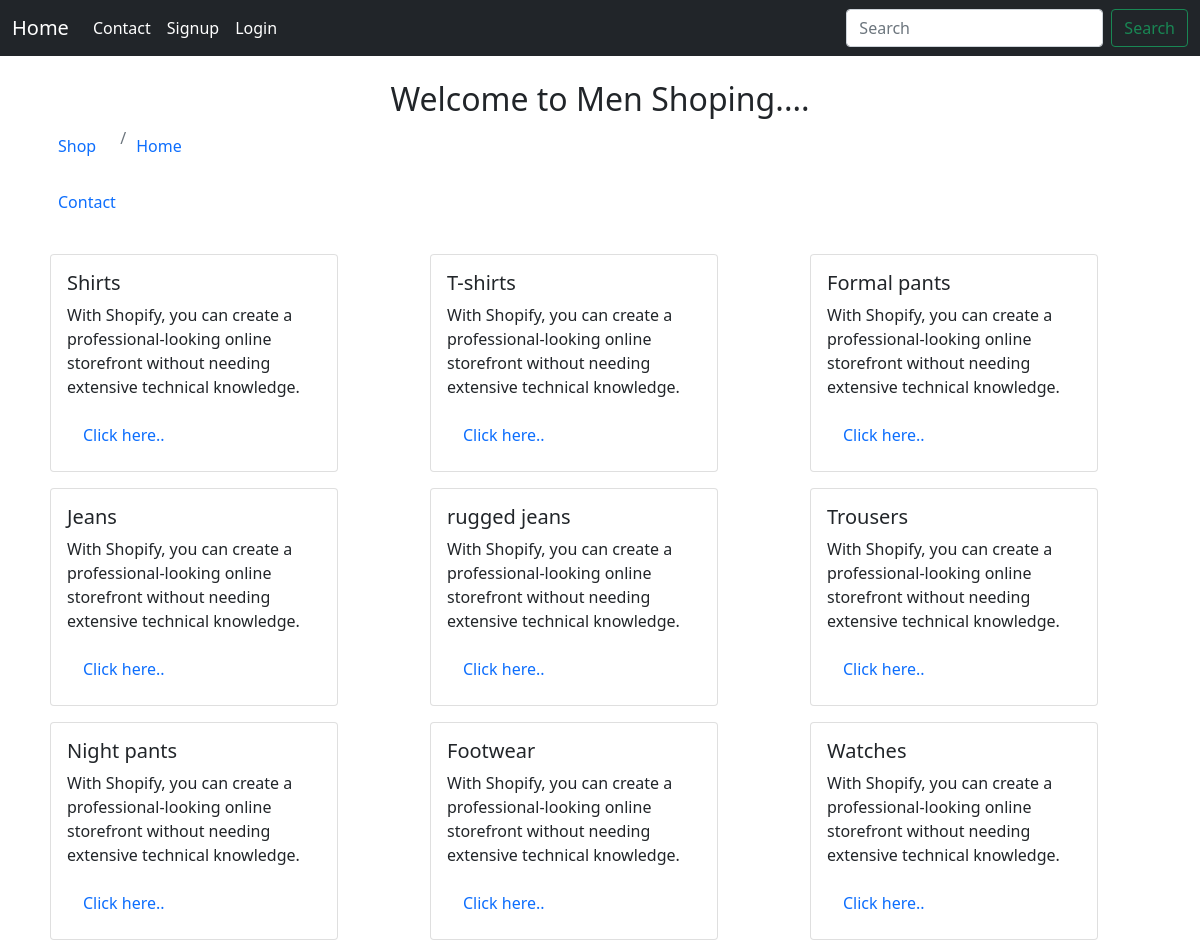
The app's page /men/ with its own data.
### homeapp/models.py (models this page shows, shortened)
class Men(models.Model):
    category=models.CharField(max_length=200)

### homeapp/views.py (the view)
# urls.py: path('men/',views.men,name='men'),
def men(request):
    items=Men.objects.all()
    return render(request,'shop/men.html',{'items':items})

### templates/shop/men.html (shortened to what this page needs)
{% extends "base/navbar.html" %}
{% block body %}
<div class="container mt-4">
    <h2 class="text-center success">Welcome to Men Shoping....</h2>
    <nav aria-label="breadcrumb">
      <ol class="breadcrumb">
        <li class="breadcrumb-item"><a class="nav-link active" href="{% url 'shop' %}">Shop</a></li>
        <li class="breadcrumb-item"><a class="nav-link active" href="{% url 'home' %}">Home</a></li>
      </ol>
    </nav>
    <nav aria-label="breadcrumb">
      <ol class="breadcrumb">
        <li class="breadcrumb-item"><a class="nav-link active" href="{% url 'contact' %}">Contact</a></li>
      </ol>
    </nav>
    <div class="row mt-4">
        {% for i in items %}
        <div class="col">
        <div class="card mx-2 my-2" style="width: 18rem;">
            <div class="card-body">
              <h5 class="card-title">{{i.category}}</h5>
              <p class="card-text">With Shopify, you can create a professional-looking online storefront without needing extensive technical knowledge.</p>
              <a class="nav-link active" href="{% url 'category' id=i.id %}">Click here..</a>
            </div>
          </div>
          </div>
        {% endfor %}
    </div>
    </div>
{% endblock  %}

### records on screen
Men: category "Shirts"
Men: category "T-shirts"
Men: category "Formal pants"
Men: category "Jeans"
Men: category "rugged jeans"
Men: category "Trousers"
Men: category "Night pants"
Men: category "Footwear"
Men: category "Watches"
